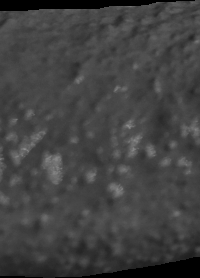
#> input picture fluid.tiff, 200 x 278 px
$ python comparative_plots.py   (older library calls are emulated)
#> lines starting #> are read from the running program, lines starting #| are printed output that depends on the picture; after the words box and inside, x2 and y2 are one past the last pixel; in counts of white or black regions, pixels touching at a corner belong together
### glcm_tools.py
import math
import matplotlib.pyplot as plt

import cv2
import numpy as np

from math import atan2
from skimage.feature import greycomatrix, greycoprops


def region_glcm(image, distances, angles, levels, standardize=False):
    # With an array of shape (#_offsets, 2), return an array (#_offsets, levels, levels) corresponding to #_offsets
    # gray level co-occurrence matrices.
    # To calculate the intra-mask co-occurrence matrix, the input image is converted to uint16. The image pixels outside
    # the mask are assigned 'intensities' as intensity and the co-occurrence matrix is calculated with intensities in
    # the range [0, intensities]. Then, the last row and column from the matrix are suppressed.

    if image.dtype != np.uint8:
        image = (255 * image).astype(np.uint8)

    mask = np.where(image == 0)
    if standardize:
        true_pixels_mask = np.where(image > 0)
        texture_mean = np.mean(image[true_pixels_mask])
        texture_std = np.std(image[true_pixels_mask])

        standardized_image = np.copy(image)
        limits = [round(texture_mean - 3.1*texture_std), round(texture_mean + 3.1*texture_std)]
        standardized_image[np.where(standardized_image < limits[0])] = limits[0]
        standardized_image[np.where(standardized_image > limits[1])] = limits[1]

        bin_image = np.floor(levels * (standardized_image.astype(np.float) - limits[0]) / (limits[1] - limits[0] + 1)).astype(np.uint16)
    else:
        bin_image = np.floor(levels * image.astype(np.float) / 256.0).astype(np.uint16)

    processed_image = np.copy(bin_image)
    bin_image[mask] = levels

    glcms = greycomatrix(bin_image, distances, angles, levels + 1, symmetric=True)

    glcms = glcms[:-1, :-1, ...].astype(np.float)  # Crop the row and column corresponding to intensity levels + 1
    for i in range(len(distances)):
        for j in range(len(angles)):
            n_pairs = np.sum(glcms[..., i, j])
            if n_pairs > 0:
                p = glcms[..., i, j]/np.sum(glcms[..., i, j])
            else:
                p = glcms[..., i, j]
            glcms[..., i, j] = p

    return glcms, processed_image


def get_glcm_features(glcm, props, avg_and_range=False):

    if avg_and_range:
        features = np.zeros(glcm.shape[2] * 2 * len(props))

        for idx, prop in enumerate(props):
            f = greycoprops(glcm, prop)
            a = np.mean(f, -1)
            r = np.ptp(f, -1)
            features[idx*glcm.shape[2]*2:idx*glcm.shape[2]*2+glcm.shape[2]*2] = np.concatenate((a, r))

    else:
        features = np.zeros(glcm.shape[2] * glcm.shape[3] * len(props))

        for idx, prop in enumerate(props):
            f = greycoprops(glcm, prop)
            features[idx * glcm.shape[2] * glcm.shape[3]:
                     idx * glcm.shape[2] * glcm.shape[3] + glcm.shape[2] * glcm.shape[3]] = f.flatten('F')

    return features[None, ...]


def get_glcm_feature_names(distances, angles, props):
    glcm_feature_names = []
    for prop in props:
        for angle in angles:
            for distance in distances:
                glcm_feature_names.append("glcm_{:03d}px_{:03d}deg_{}".format(distance, int(angle * 180 / math.pi), prop))
    return glcm_feature_names

### comparative_plots.py
from glcm_tools import *
from config import distances, angles, standardize_glcm_image, glcm_levels, props  # GLCM parameters (number_of_features = len(distances) * len(angles) * len(props))

imgs = ["fluid.tiff", "good.tiff", "shark-skin.tiff", "tearing.tiff"]
feature_names = get_glcm_feature_names(distances, angles, props)

fig, axs = plt.subplots(3, len(imgs))
line_types = ['-', '--']
colors = ['b', 'g', 'r', 'c', 'm', 'y', 'k']
for ax_idx, img_path in enumerate(imgs):
    x_gray = cv2.imread(img_path, cv2.IMREAD_GRAYSCALE)
#> x_gray is the input picture: shape (278, 200); min 0, max 141, mean 65.4
    glcms, bin_image = region_glcm(x_gray, distances, angles, glcm_levels, standardize=standardize_glcm_image)
#> in region_glcm, `mask = np.where(image == 0)`: mask = 2711 positions, rows 0 to 277, columns 0 to 199
#> in region_glcm, `true_pixels_mask = np.where(image > 0)`: true_pixels_mask = 52889 positions, rows 0 to 277, columns 0 to 199
#> in region_glcm, `texture_mean = np.mean(image[true_pixels_mask])`: texture_mean = 68.74
#> in region_glcm, `texture_std = np.std(image[true_pixels_mask])`: texture_std = 12.07
#> in region_glcm, `limits = [round(texture_mean - 3.1*texture_std), round(texture_mean + ..`: limits = [31, 106]
#> in region_glcm, `standardized_image[np.where(standardized_image < limits[0])] = limits[0]`: standardized_image: shape (278, 200); 4.89% of pixels changed, all inside (x1, y1, x2, y2) = (0, 0, 200, 278)
#> in region_glcm, `standardized_image[np.where(standardized_image > limits[1])] = limits[1]`: standardized_image: shape (278, 200); min 31, max 106, mean 66.8
#> in region_glcm, `bin_image = np.floor(levels * (standardized_image.astype(np.float) - l..`:
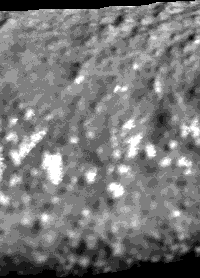
#> bin_image: shape (278, 200) uint16; min 0, max 10, mean 4.71; drawn with min black and max white
#> in region_glcm, `bin_image[mask] = levels`:
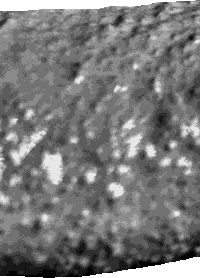
#> bin_image: shape (278, 200) uint16; 4.88% of pixels changed, all inside (x1, y1, x2, y2) = (0, 0, 200, 278); drawn with min black and max white

    features = get_glcm_features(glcms, props, avg_and_range=False)
#> after the loop in get_glcm_features, `for idx, prop in enumerate(props):`: features = 50 values, max 5.21 at index 9, min -0.00474 at index 49, mean 1.17

    for idx, prop in enumerate(props):
        n_angles = len(angles)
        for n in range(n_angles):
            f = features[0, idx*len(distances)*n_angles + n*len(distances):idx*len(distances)*n_angles + (n+1)*len(distances)]
            f_n = feature_names[idx*len(distances)*n_angles + n*len(distances):idx*len(distances)*n_angles + (n+1)*len(distances)]
            axs[0, ax_idx].plot(distances, f,
                                colors[idx%len(colors)] + line_types[n%n_angles],
                                label="%s° %s" % (angles[n]*180/math.pi , prop))

        # avg = features[0, idx*len(distances)*2:idx*len(distances)*2+len(distances)]
        # r = features[0, idx*len(distances)*2+len(distances):idx*len(distances)*2+len(distances)+len(distances)]
        #
        # axs[0, ax_idx].plot(distances, avg, label="Avg %s" % prop)

    axs[0, ax_idx].set_title(img_path.replace(".tiff", ""))
    axs[0, ax_idx].set_ylim([0, 7])
    axs[0, ax_idx].set_xlim([distances[0], distances[-1]])

    axs[1, ax_idx].imshow(bin_image, cmap="gray", clim=(0, glcm_levels-1))
    axs[1, ax_idx].axes.xaxis.set_visible(False)
    axs[1, ax_idx].axes.yaxis.set_visible(False)

    axs[2, ax_idx].imshow(x_gray, cmap="gray", clim=(0, 255))
    axs[2, ax_idx].axes.xaxis.set_visible(False)
    axs[2, ax_idx].axes.yaxis.set_visible(False)
#> pass 2 of the loop `for ax_idx, img_path in enumerate(imgs):`:
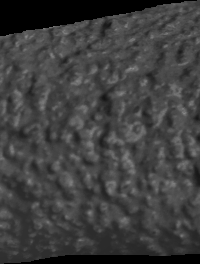
#> input picture good.tiff, 200 x 264 px
#> x_gray is the input picture: shape (264, 200); min 0, max 142, mean 62.7
#> mask = 4979 positions, rows 0 to 263, columns 0 to 199
#> true_pixels_mask = 47821 positions, rows 0 to 263, columns 0 to 199
#> texture_mean = 69.22
#> texture_std = 15.76
#> limits = [20, 118]
#> in region_glcm (call 2), `bin_image = np.floor(levels * (standardized_image.astype(np.float) - l..`:
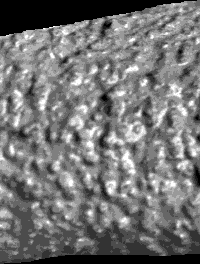
#> bin_image: shape (264, 200) uint16; min 0, max 10, mean 4.55; drawn with min black and max white
#> in region_glcm (call 2), `bin_image[mask] = levels`:
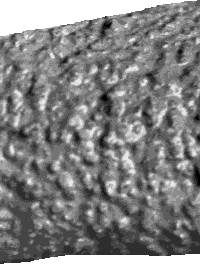
#> bin_image: shape (264, 200) uint16; 9.43% of pixels changed, all inside (x1, y1, x2, y2) = (0, 0, 200, 264); drawn with min black and max white
#> the loop in region_glcm (call 2), `for i in range(len(distances)):` made 5 passes
#> pass 3 of the loop `for ax_idx, img_path in enumerate(imgs):`:
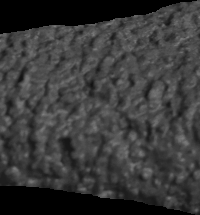
#> input picture shark-skin.tiff, 200 x 215 px
#> x_gray is the input picture: shape (215, 200); min 0, max 126, mean 56.7
#> mask = 7403 positions, rows 0 to 214, columns 0 to 196
#> true_pixels_mask = 35597 positions, rows 0 to 214, columns 0 to 199
#> texture_mean = 68.45
#> texture_std = 17.35
#> limits = [15, 122]
#> in region_glcm (call 3), `bin_image = np.floor(levels * (standardized_image.astype(np.float) - l..`:
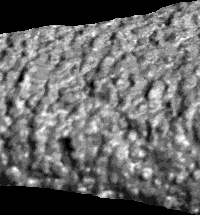
#> bin_image: shape (215, 200) uint16; min 0, max 10, mean 4.09; drawn with min black and max white
#> in region_glcm (call 3), `bin_image[mask] = levels`:
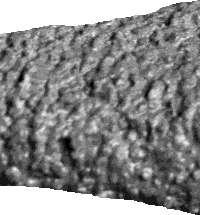
#> bin_image: shape (215, 200) uint16; 17.22% of pixels changed, all inside (x1, y1, x2, y2) = (0, 0, 197, 215); drawn with min black and max white
#> the loop in region_glcm (call 3), `for i in range(len(distances)):` made 5 passes
#> the loop made 4 passes; the first 3 are shown

axs[0, 0].legend(loc='upper left', bbox_to_anchor=(-0.7, 1))
plt.show()
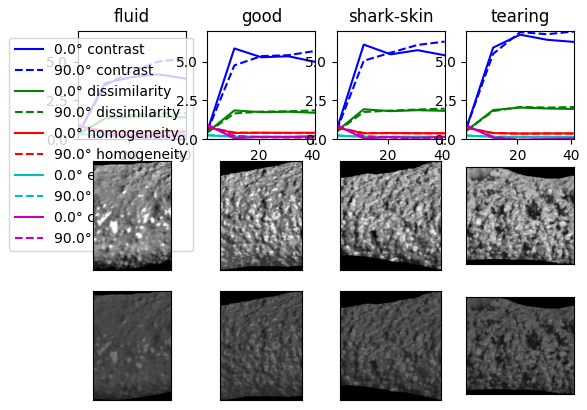
#> figure drawn by matplotlib, 12 panels
